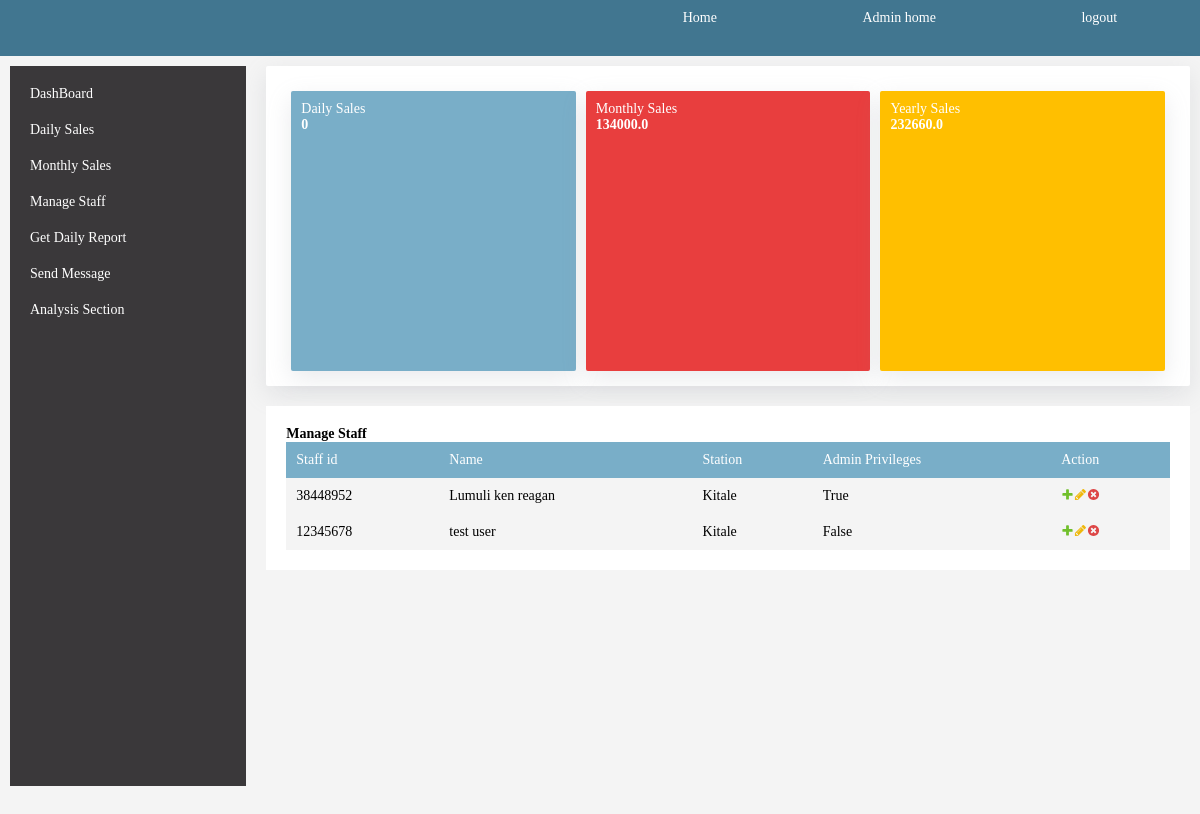
Page /manage/staff (signed in) on the committed database.
### src/models/__init__.py (models this page shows, shortened)
class StaffMixin(object):
	__table_args__ = {'extend_existing': True}
	is_login = db.Column(db.Boolean, nullable=False, default=False)

class Staff(StaffMixin, UserMixin, db.Model):
    id = db.Column(db.Integer, primary_key=True)
    staff_name = db.Column(db.String(200), nullable=False)
    staff_id = db.Column(db.Integer, nullable=False)
    password=db.Column(db.String(200), nullable=False)
    is_admin = db.Column(db.Boolean, default=False)
    station_id = db.Column(db.Integer, db.ForeignKey('station.id'))
    return_filed = db.relationship('FuelBaseClass', lazy='dynamic', backref='records', overlaps="dips_refered,fuel")
    @login_manager.user_loader
    def load_user(id):
        return Staff.query.get(int(id))

class Station(db.Model):
    id = db.Column(db.Integer, primary_key=True)
    station_name = db.Column(db.String(250), nullable=False)
    dips_refered = db.relationship('Staff', lazy='dynamic', backref='station', cascade='all, delete')

### src/views/__init__.py (the view)
@user.route('manage/staff')
@admins_only
def manage_staff():
    staff = Staff.query.all()
    flbase = FuelBaseClass.query.order_by(FuelBaseClass.date_recorded.desc()).all()
    tod = datetime.datetime.today()
    if tod.day != 1:
        tdy = FuelBaseClass.query.filter(FuelBaseClass.date_recorded > datetime.date(year=tod.year, month=tod.month, day=tod.day-1)).filter(FuelBaseClass.date_recorded<=datetime.date(year=tod.year, month=tod.month, day=tod.day)).all()
    tdy = FuelBaseClass.query.filter(FuelBaseClass.date_recorded > datetime.date(year=tod.year, month=tod.month, day=tod.day)).filter(FuelBaseClass.date_recorded<=datetime.date(year=tod.year, month=tod.month, day=tod.day)).all()
    montot = FuelBaseClass.query.filter(FuelBaseClass.date_recorded <= datetime.date(year=tod.year,month=tod.month, day=30))\
    .filter(FuelBaseClass.date_recorded >= datetime.date(year=tod.year,month=tod.month, day=1)).all()
    yeartot = FuelBaseClass.query.filter(FuelBaseClass.date_recorded <= datetime.date(year=tod.year,month=12, day=tod.day))\
			.filter(FuelBaseClass.date_recorded >= datetime.date(year=tod.year,month=1, day=1)).all()
    monthly_sales = sum([i.sales for i in montot])
    return render_template('staff.html', staff=staff, yeartot=yeartot, yearsum=sum([i.sales for i in yeartot]), monthly_sales=monthly_sales, flbase=flbase, sales=sum([i.sales for i in tdy]), tdy=tdy, montot = montot)

### src/views/__init__.py (called while the page is built)
def admins_only(func):
    @wraps(func)
    def is_admin(*args, **kwargs):
        if current_user.is_authenticated and current_user.is_admin:
            return func(*args, **kwargs)
        return redirect(url_for('application.home'))
    return is_admin

### src/templates/staff.html (shortened to what this page needs)
{% extends 'admin.html' %}
{% block content %}
<div class="table-section">
	<h4 class="display-4">Manage Staff</h4>
	<div class="table-1">
		<table>
		<thead>
			<tr>
				<td>Staff id</td>
				<td>Name</td>
				<td>Station</td>
				<td>Admin Privileges</td>
				<td>Action</td>
			</tr>
			</thead>
			<tbody>
				{% for i in staff %}
					<tr>
					<td>{{i.staff_id}}</td>
					<td>{{i.staff_name}}</td>
					<td>{{i.station.station_name}}</td>
					<td>{{i.is_admin}}</td>
					<td style="display:flex;">
						<a href="" id="addstaffbtn"><img src="{{url_for('static', filename='images/icons/add.svg')}}"></a>
						<a href=""><img src="{{url_for('static', filename='images/icons/change.svg')}}"></a>
						<form method="POST" action="{{url_for('application.delete_user', staffid=i.staff_id)}}">
							<a type="submit" href=""><img src="{{url_for('static', filename='images/icons/delete.svg')}}"></a>
						</form>
					</td>
				</tr>
			{% endfor %}
			</tbody>
		</table>
	</div>
</div>
{% endblock content %}

### src/static/css/main.css (style rules this page uses)
* { font-size: 14px; box-sizing: border-box; margin: 0px; padding: 0px; font-family: times; }
body { height: 100vh; background-color: #f4f4f4; }
.table-section { background-color: white; padding: 20px; margin: 10px; height: auto; }
.mid-section table { height: auto; width: 100%; border-collapse: collapse; }
.mid-section table thead { font-weight: lighter; background-color: #79aec8; color: white; }
.mid-section table tr, td { padding: 10px; }
.mid-section table tbody tr { background-color: #f4f4f4; }

### rows in the picture
Staff: staff_id "38448952", staff_name "Lumuli ken reagan", station.station_name "Kitale", is_admin "True"
Staff: staff_id "12345678", staff_name "test user", station.station_name "Kitale", is_admin "False"

### other values in the picture
{{ sales }} "0"
{{ monthly_sales }} "134000.0"
{{ yearsum }} "232660.0"
